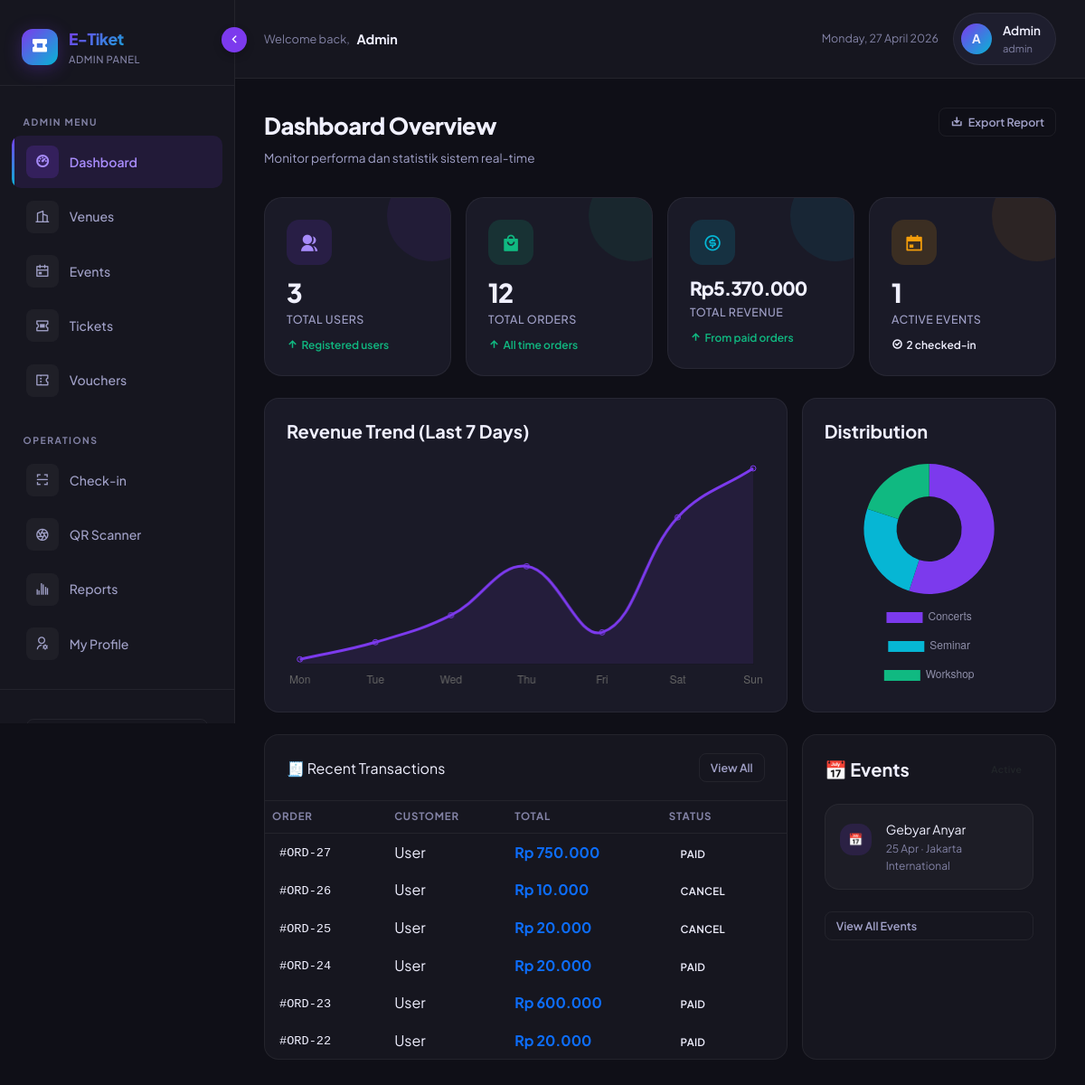
Page /admin/dashboard.php (signed in) on the committed database.
### tables this page shows
CREATE TABLE `orders` (
  `id_order` int(11) NOT NULL,
  `id_user` int(11) NOT NULL,
  `tanggal_order` datetime DEFAULT current_timestamp(),
  `total` int(11) NOT NULL DEFAULT 0,
  `status` enum('pending','paid','cancel') NOT NULL DEFAULT 'pending',
  `id_voucher` int(11) DEFAULT NULL
);

CREATE TABLE `users` (
  `id_user` int(11) NOT NULL,
  `nama` varchar(100) NOT NULL,
  `email` varchar(100) NOT NULL,
  `password` varchar(255) NOT NULL,
  `role` enum('user','petugas','admin') NOT NULL DEFAULT 'user'
);

CREATE TABLE `event` (
  `id_event` int(11) NOT NULL,
  `nama_event` varchar(150) NOT NULL,
  `deskripsi` text DEFAULT NULL,
  `tanggal` date NOT NULL,
  `id_venue` int(11) NOT NULL,
  `gambar` varchar(255) DEFAULT 'default.jpg'
);

CREATE TABLE `venue` (
  `id_venue` int(11) NOT NULL,
  `nama_venue` varchar(100) NOT NULL,
  `alamat` text DEFAULT NULL,
  `kapasitas` int(11) NOT NULL
);

### app/controllers/DashboardController.php (called while the page is built, shortened)
<?php
class DashboardController {
    private $userModel;
    private $orderModel;
    private $eventModel;
    private $attendeeModel;
    public function __construct() {
        require_once __DIR__ . '/../models/UserModel.php';
        require_once __DIR__ . '/../models/OrderModel.php';
        require_once __DIR__ . '/../models/EventModel.php';
        require_once __DIR__ . '/../models/AttendeeModel.php';
        $this->userModel     = new UserModel();
        $this->orderModel    = new OrderModel();
        $this->eventModel    = new EventModel();
        $this->attendeeModel = new AttendeeModel();
    }
    public function index(): void {
        $total_users    = $this->userModel->countByRole('user');
        $total_orders   = $this->orderModel->countAll();
        $total_revenue  = $this->orderModel->totalRevenue();
        $total_events   = $this->eventModel->countTotal();
        $total_checkins = $this->attendeeModel->countCheckedIn();
        $recent_orders  = $this->orderModel->getRecent(6);
        $recent_events  = $this->eventModel->getRecent(4);
        require_once __DIR__ . '/../views/admin/dashboard.php';
    }
}

### admin/dashboard.php (called while the page is built, shortened)
<?php
require_once __DIR__ . '/../app/controllers/DashboardController.php';
(new DashboardController())->index();

### app/config/auth.php (called while the page is built, shortened)
<?php
function currentUser(): array {
    return [
        'id'   => $_SESSION['id_user'] ?? null,
        'nama' => $_SESSION['nama']    ?? '',
        'role' => $_SESSION['role']    ?? '',
    ];
}

### app/config/database.php (called while the page is built, shortened)
<?php
function getDbConnection(): mysqli {
    static $conn = null;
    if ($conn === null) {
        $host = 'localhost';
        $user = 'root';
        $pass = '';
        $db   = 'event_tiket';
        $conn = mysqli_connect($host, $user, $pass, $db);
        mysqli_set_charset($conn, 'utf8mb4');
    }
    return $conn;
}

### app/models/BaseModel.php (called while the page is built, shortened)
<?php
abstract class BaseModel {
    protected mysqli $conn;
    public function __construct() {
        require_once __DIR__ . '/../config/database.php';
        $this->conn = getDbConnection();
    }
    protected function fetchAll(string $sql): array {
        $result = mysqli_query($this->conn, $sql);
        $rows = [];
        while ($row = mysqli_fetch_assoc($result)) {
            $rows[] = $row;
        }
        return $rows;
    }
    protected function fetchOne(string $sql): ?array {
        $result = mysqli_query($this->conn, $sql);
        return mysqli_fetch_assoc($result);
    }
    protected function escape(string $value): string {
        return mysqli_real_escape_string($this->conn, $value);
    }
}

### app/models/UserModel.php (called while the page is built, shortened)
<?php
require_once __DIR__ . '/BaseModel.php';
class UserModel extends BaseModel {
    public function countByRole(string $role = 'user'): int {
        $role = $this->escape($role);
        $row  = $this->fetchOne("SELECT COUNT(*) as t FROM users WHERE role = '$role'");
        return (int)($row['t'] ?? 0);
    }
}

### app/models/OrderModel.php (called while the page is built, shortened)
<?php
require_once __DIR__ . '/BaseModel.php';
class OrderModel extends BaseModel {
    public function getRecent(int $limit = 6): array {
        return $this->fetchAll(
            "SELECT o.*, u.nama FROM orders o
             JOIN users u ON o.id_user = u.id_user
             ORDER BY tanggal_order DESC LIMIT $limit"
        );
    }
    public function countAll(): int {
        $row = $this->fetchOne("SELECT COUNT(*) as t FROM orders");
        return (int)($row['t'] ?? 0);
    }
    public function totalRevenue(): float {
        $row = $this->fetchOne("SELECT COALESCE(SUM(total),0) as t FROM orders WHERE status = 'paid'");
        return (float)($row['t'] ?? 0);
    }
}

### app/models/EventModel.php (called while the page is built, shortened)
<?php
require_once __DIR__ . '/BaseModel.php';
class EventModel extends BaseModel {
    public function countTotal(): int {
        $row = $this->fetchOne("SELECT COUNT(*) as t FROM event");
        return (int)($row['t'] ?? 0);
    }
    public function getRecent(int $limit = 4): array {
        return $this->fetchAll(
            "SELECT e.*, v.nama_venue FROM event e
             JOIN venue v ON e.id_venue = v.id_venue
             ORDER BY tanggal DESC LIMIT $limit"
        );
    }
}

### app/models/AttendeeModel.php (called while the page is built, shortened)
<?php
require_once __DIR__ . '/BaseModel.php';
class AttendeeModel extends BaseModel {
    public function countCheckedIn(): int {
        $row = $this->fetchOne("SELECT COUNT(*) as t FROM attendee WHERE status_checkin = 'sudah'");
        return (int)($row['t'] ?? 0);
    }
}

### app/views/admin/dashboard.php (the view, shortened to what this page needs)
<!DOCTYPE html>
<html lang="en" data-theme="dark">
<head>
    <link href="https://cdn.jsdelivr.net/npm/bootstrap@5.3.0/dist/css/bootstrap.min.css" rel="stylesheet">
    <link href="https://cdn.jsdelivr.net/npm/remixicon@4.2.0/fonts/remixicon.css" rel="stylesheet">
    <link href="<?= BASE_URL ?>/assets/css/style.css" rel="stylesheet">
</head>
<body>
<?php require_once __DIR__ . '/../layouts/sidebar.php'; ?>
<div class="main-content">
    <div class="topnav">
        <div class="topnav-left">
            <span style="color: var(--text-muted); font-size: 0.8rem;">Welcome back,</span>
            <span style="color: var(--text-primary); font-weight: 700; font-size: 0.9rem;"><?= htmlspecialchars($user['nama']) ?></span>
        </div>
        <div class="topnav-right">
            <div style="font-size: 0.78rem; color: var(--text-muted);"><?= date('l, d F Y') ?></div>
            <div class="user-badge">
                <div class="user-avatar"><?= strtoupper(substr($user['nama'], 0, 1)) ?></div>
                <div class="user-info">
                    <div class="user-name"><?= htmlspecialchars($user['nama']) ?></div>
                    <div class="user-role"><?= htmlspecialchars($user['role']) ?></div>
                </div>
            </div>
        </div>
    </div>
    <div class="page-header">
        <div class="d-flex justify-content-between align-items-start">
            <div>
                <div class="page-title">Dashboard Overview</div>
                <div class="page-subtitle">Monitor performa dan statistik sistem real-time</div>
            </div>
            <a href="<?= BASE_URL ?>/admin/laporan.php" class="btn btn-ghost btn-sm">
                <i class="ri-download-2-line"></i> Export Report
            </a>
        </div>
    </div>
    <div class="page-body">
        <div class="row g-3 mb-4">
            <div class="col-md-3 col-sm-6">
                <div class="stat-card primary">
                    <div class="stat-icon primary"><i class="ri-group-fill"></i></div>
                    <div class="stat-value"><?= number_format($total_users) ?></div>
                    <div class="stat-label">Total Users</div>
                    <div class="stat-change up"><i class="ri-arrow-up-line"></i> Registered users</div>
                </div>
            </div>
            <div class="col-md-3 col-sm-6">
                <div class="stat-card success">
                    <div class="stat-icon success"><i class="ri-shopping-bag-4-fill"></i></div>
                    <div class="stat-value"><?= number_format($total_orders) ?></div>
                    <div class="stat-label">Total Orders</div>
                    <div class="stat-change up"><i class="ri-arrow-up-line"></i> All time orders</div>
                </div>
            </div>
            <div class="col-md-3 col-sm-6">
                <div class="stat-card info">
                    <div class="stat-icon info"><i class="ri-money-dollar-circle-line"></i></div>
                    <div class="stat-value" style="font-size: 1.3rem;">Rp<?= number_format($total_revenue, 0, ',', '.') ?></div>
                    <div class="stat-label">Total Revenue</div>
                    <div class="stat-change up"><i class="ri-arrow-up-line"></i> From paid orders</div>
                </div>
            </div>
            <?php if ($user['role'] === 'admin'): ?>
            <div class="col-md-3 col-sm-6">
                <div class="stat-card warning">
                    <div class="stat-icon warning"><i class="ri-calendar-event-fill"></i></div>
                    <div class="stat-value"><?= number_format($total_events) ?></div>
                    <div class="stat-label">Active Events</div>
                    <div class="stat-change"><i class="ri-checkbox-circle-line"></i> <?= $total_checkins ?> checked-in</div>
                </div>
            </div>
            <?php endif; ?>
        </div>
        <div class="row g-3 mb-4">
            <div class="col-lg-8">
                <div class="table-wrapper p-4">
                    <h5 class="fw-bold mb-4">Revenue Trend (Last 7 Days)</h5>
                    <div style="height: 250px;"><canvas id="revenueChart"></canvas></div>
                </div>
            </div>
            <div class="col-lg-4">
                <div class="table-wrapper p-4">
                    <h5 class="fw-bold mb-4">Distribution</h5>
                    <div style="height: 250px;"><canvas id="distChart"></canvas></div>
                </div>
            </div>
        </div>
        <div class="row g-3">
            <div class="<?= $user['role'] === 'admin' ? 'col-lg-8' : 'col-12' ?>">
                <div class="table-wrapper" style="background: var(--bg-surface) !important;">
                    <div class="table-header">
                        <div class="table-title">🧾 Recent Transactions</div>
                        <a href="<?= BASE_URL ?>/admin/laporan.php" class="btn btn-ghost btn-sm">View All</a>
                    </div>
                    <div class="table-responsive">
                        <table class="table mb-0" style="background: transparent !important;">
                            <thead>
                                <tr style="border-bottom: 1px solid var(--border) !important;">
                                    <th style="background: transparent !important; border: none;">Order</th>
                                    <th style="background: transparent !important; border: none;">Customer</th>
                                    <th style="background: transparent !important; border: none;">Total</th>
                                    <th style="background: transparent !important; border: none;">Status</th>
                                </tr>
                            </thead>
                            <tbody style="background: transparent !important;">
                                <?php foreach ($recent_orders as $o): ?>
                                <tr style="background: transparent !important;">
                                    <td style="background: transparent !important; border: none;"><code>#ORD-<?= $o['id_order'] ?></code></td>
                                    <td class="text-adaptive" style="background: transparent !important; border: none; color: var(--text-primary);"><?= htmlspecialchars($o['nama']) ?></td>
                                    <td class="text-primary fw-bold" style="background: transparent !important; border: none;">Rp <?= number_format($o['total'], 0, ',', '.') ?></td>
                                    <td style="background: transparent !important; border: none;"><span class="badge-status badge-<?= $o['status'] ?>"><?= strtoupper($o['status']) ?></span></td>
                                </tr>
                                <?php endforeach; ?>
                            </tbody>
                        </table>
                    </div>
                </div>
            </div>
            <?php if ($user['role'] === 'admin'): ?>
            <div class="col-lg-4">
                <div class="card p-4" style="height: 100%; background: var(--bg-surface) !important; border: 1px solid var(--border) !important;">
                    <div class="d-flex justify-content-between align-items-center mb-4">
                        <h5 class="fw-bold mb-0" style="color: var(--text-primary);">📅 Events</h5>
                        <div class="badge-status badge-success" style="font-size: 0.65rem;">Active</div>
                    </div>
                    <div class="d-flex flex-column gap-3">
                        <?php foreach ($recent_events as $e): ?>
                        <div class="d-flex align-items-center gap-3 p-3 rounded-4" style="background: rgba(255,255,255,0.03); border: 1px solid rgba(255,255,255,0.05);">
                            <div class="stat-icon primary small" style="width:35px; height:35px; font-size:0.8rem; flex-shrink:0;">📅</div>
                            <div class="overflow-hidden">
                                <div class="fw-600 small text-truncate" style="color: var(--text-primary);"><?= htmlspecialchars($e['nama_event']) ?></div>
                                <div style="font-size:0.75rem; color: var(--text-muted);"><?= date('d M', strtotime($e['tanggal'])) ?> · <?= htmlspecialchars($e['nama_venue']) ?></div>
                            </div>
                        </div>
                        <?php endforeach; ?>
                        <a href="<?= BASE_URL ?>/admin/event.php" class="btn btn-ghost btn-sm mt-2 w-100">View All Events</a>
                    </div>
                </div>
            </div>
            <?php endif; ?>
        </div>
    </div>
</div>
<script>
const revCtx = document.getElementById('revenueChart').getContext('2d');
new Chart(revCtx, {
    type: 'line',
    data: {
        labels: ['Mon','Tue','Wed','Thu','Fri','Sat','Sun'],
        datasets: [{ label: 'Revenue', data: [1200000,1900000,3000000,5000000,2300000,7000000,9000000],
            borderColor: '#7c3aed', backgroundColor: 'rgba(124,58,237,0.1)', tension: 0.4, fill: true }]
    },
    options: { responsive: true, maintainAspectRatio: false,
        plugins: { legend: { display: false } },
        scales: { y: { display: false }, x: { grid: { display: false } } } }
});
const distCtx = document.getElementById('distChart').getContext('2d');
new Chart(distCtx, {
    type: 'doughnut',
    data: {
        labels: ['Concerts','Seminar','Workshop'],
        datasets: [{ data: [55,25,20], backgroundColor: ['#7c3aed','#06b6d4','#10b981'], borderWidth: 0 }]
    },
    options: { responsive: true, maintainAspectRatio: false,
        plugins: { legend: { position: 'bottom', labels: { color: '#8e8ea8', padding: 20 } } } }
});
</script>
</body>
</html>

### rows in the picture
orders: id_order "27", id_user.nama "User", total "750.000", status "PAID"
orders: id_order "26", id_user.nama "User", total "10.000", status "CANCEL"
orders: id_order "25", id_user.nama "User", total "20.000", status "CANCEL"
orders: id_order "24", id_user.nama "User", total "20.000", status "PAID"
orders: id_order "23", id_user.nama "User", total "600.000", status "PAID"
orders: id_order "22", id_user.nama "User", total "20.000", status "PAID"
event: nama_event "Gebyar Anyar", tanggal "25 Apr", id_venue.nama_venue "Jakarta International"

### other values in the picture
APP_NAME "E-Tiket"
$user['nama'] "Admin"
substr($user['nama'], 0, 1) "A"
$user['role'] "admin"
$total_users "3"
$total_orders "12"
$total_revenue "5.370.000"
$total_events "1"
$total_checkins "2"
